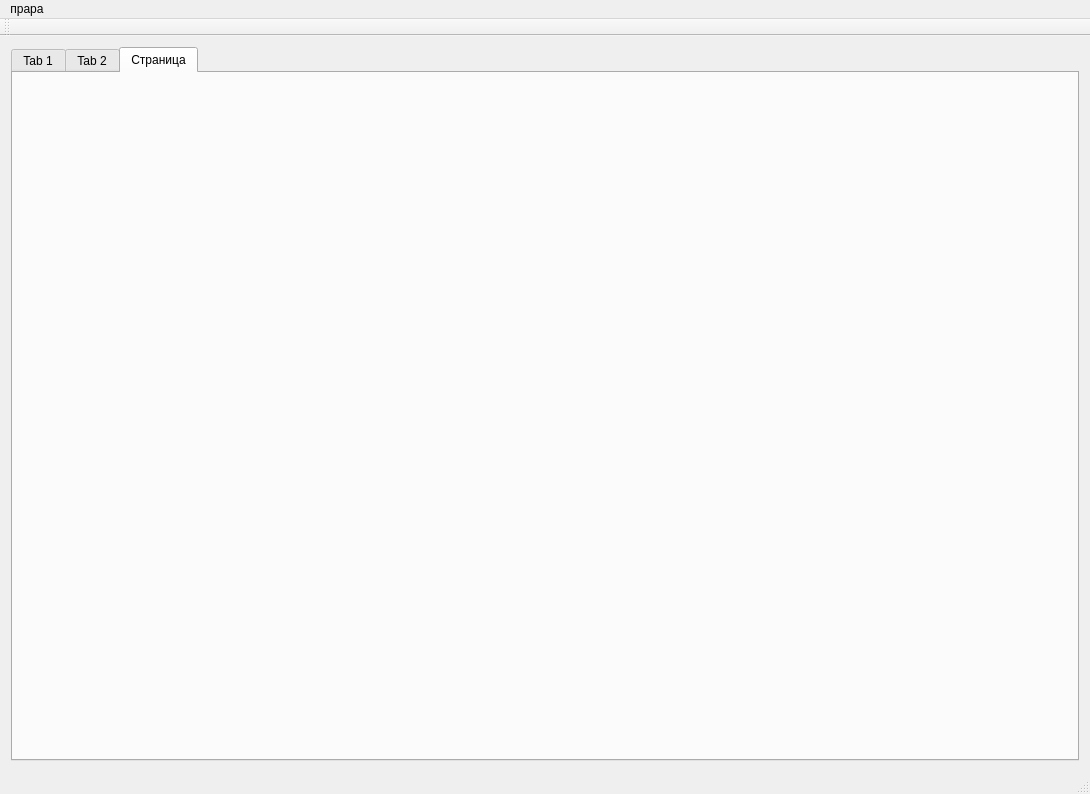
<?xml version="1.0" encoding="UTF-8"?>
<ui version="4.0">
 <class>MainWindow</class>
 <widget class="QMainWindow" name="MainWindow">
  <property name="geometry">
   <rect>
    <x>0</x>
    <y>0</y>
    <width>1090</width>
    <height>789</height>
   </rect>
  </property>
  <property name="windowTitle">
   <string>MainWindow</string>
  </property>
  <widget class="QWidget" name="centralWidget">
   <layout class="QHBoxLayout" name="horizontalLayout">
    <item>
     <widget class="QTabWidget" name="tabWidget">
      <property name="currentIndex">
       <number>2</number>
      </property>
      <widget class="QWidget" name="tabGraph">
       <property name="sizePolicy">
        <sizepolicy hsizetype="Maximum" vsizetype="Maximum">
         <horstretch>0</horstretch>
         <verstretch>0</verstretch>
        </sizepolicy>
       </property>
       <property name="minimumSize">
        <size>
         <width>1060</width>
         <height>684</height>
        </size>
       </property>
       <attribute name="title">
        <string>Tab 1</string>
       </attribute>
       <layout class="QGridLayout" name="gridLayout_2">
        <item row="0" column="0">
         <widget class="QWidget" name="widget" native="true">
          <property name="sizePolicy">
           <sizepolicy hsizetype="Maximum" vsizetype="Maximum">
            <horstretch>0</horstretch>
            <verstretch>0</verstretch>
           </sizepolicy>
          </property>
         </widget>
        </item>
       </layout>
      </widget>
      <widget class="QWidget" name="tab_2">
       <attribute name="title">
        <string>Tab 2</string>
       </attribute>
      </widget>
      <widget class="QWidget" name="tab_3">
       <attribute name="title">
        <string>Страница</string>
       </attribute>
       <layout class="QHBoxLayout" name="horizontalLayout_2">
        <property name="leftMargin">
         <number>2</number>
        </property>
        <property name="topMargin">
         <number>2</number>
        </property>
        <property name="rightMargin">
         <number>2</number>
        </property>
        <property name="bottomMargin">
         <number>2</number>
        </property>
        <item>
         <widget class="QWidget" name="wdtChart" native="true">
          <layout class="QHBoxLayout" name="horizontalLayout_3">
           <property name="leftMargin">
            <number>1</number>
           </property>
           <property name="topMargin">
            <number>1</number>
           </property>
           <property name="rightMargin">
            <number>1</number>
           </property>
           <property name="bottomMargin">
            <number>1</number>
           </property>
          </layout>
         </widget>
        </item>
       </layout>
      </widget>
     </widget>
    </item>
   </layout>
  </widget>
  <widget class="QMenuBar" name="menuBar">
   <property name="geometry">
    <rect>
     <x>0</x>
     <y>0</y>
     <width>1090</width>
     <height>22</height>
    </rect>
   </property>
   <widget class="QMenu" name="menu">
    <property name="title">
     <string>прара</string>
    </property>
   </widget>
   <addaction name="menu"/>
  </widget>
  <widget class="QToolBar" name="mainToolBar">
   <attribute name="toolBarArea">
    <enum>TopToolBarArea</enum>
   </attribute>
   <attribute name="toolBarBreak">
    <bool>false</bool>
   </attribute>
  </widget>
  <widget class="QStatusBar" name="statusBar"/>
 </widget>
 <layoutdefault spacing="6" margin="11"/>
 <resources/>
 <connections/>
</ui>
